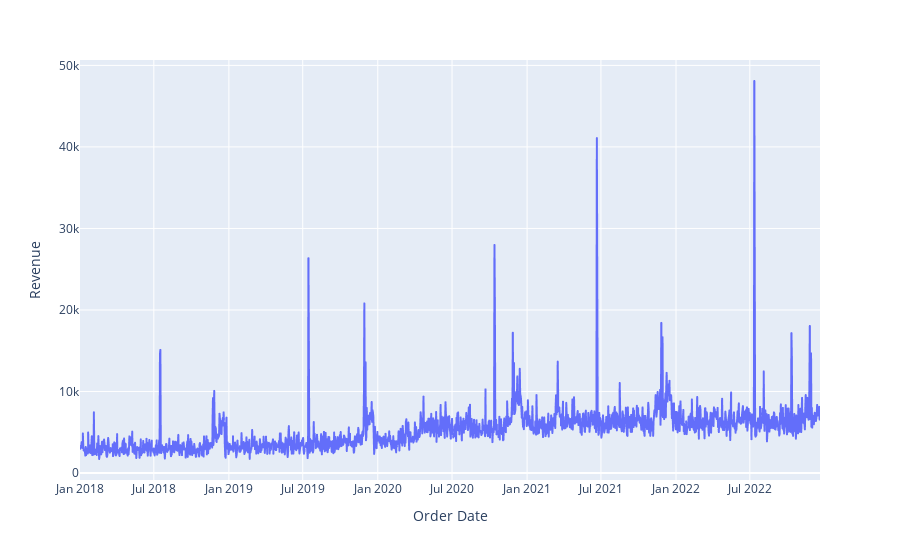

Here is the notebook cell this chart was saved with:
### Markdown cell above
# Specify and Prepare the Model Type

### Code cell
#Exponential Smoothing
from statsmodels.tsa.api import ExponentialSmoothing
from statsmodels.tsa.api import SimpleExpSmoothing
import plotly_express as px

px.line(aggregated_data, x='Order Date', y='Revenue')

### Figure 1 — Plotly figure (JSON) as saved in the notebook; plotly's stock layout.template omitted (floating-point values rounded to 4 significant figures; data arrays with more than 128 entries replaced by an {"elided": "..."} marker saying what was removed)
{"data": [{"hovertemplate": "Order Date=%{x}<br>Revenue=%{y}<extra></extra>", "legendgroup": "", "line": {"color": "#636efa", "dash": "solid"}, "marker": {"symbol": "circle"}, "mode": "lines", "name": "", "showlegend": false, "type": "scattergl", "x": {"elided": "1815 str values"}, "xaxis": "x", "y": {"elided": "1815 float values"}, "yaxis": "y"}], "layout": {"legend": {"tracegroupgap": 0}, "margin": {"t": 60}, "xaxis": {"anchor": "y", "domain": [0, 1], "title": {"text": "Order Date"}}, "yaxis": {"anchor": "x", "domain": [0, 1], "title": {"text": "Revenue"}}}}
